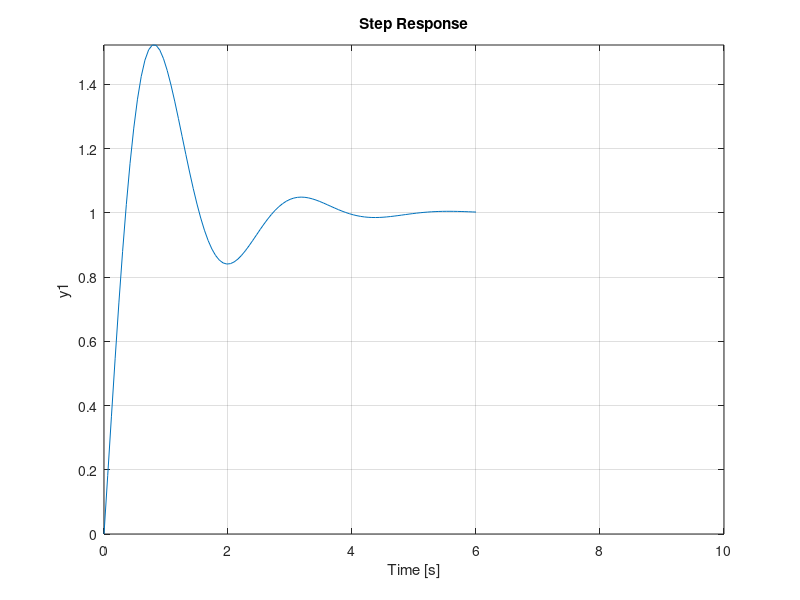

This chart was generated by the following MATLAB code:
clc;
clear all;
close all;

fprintf("G3") %Print G3
num=[3 8]; %Numerator
den=[1 2 8]; %Denominator
G3=tf(num,den); %Transfer Function
fprintf("Pole(s):") %print Pole(s):
pole(G3) %returns poles of transafer function
fprintf("Zero(s):") %print Zero(s):
zero(G3) %returns zeros of transfer function

subplot(1,2,1) %plot on left side of figure
pzmap(G3) %plot pole-zero map
subplot(1,2,2) %plot on right side of figure
step(G3) %plot step input to the transfer function
axis([0 10 0 inf]) %forcing axis range to 0 to 10
